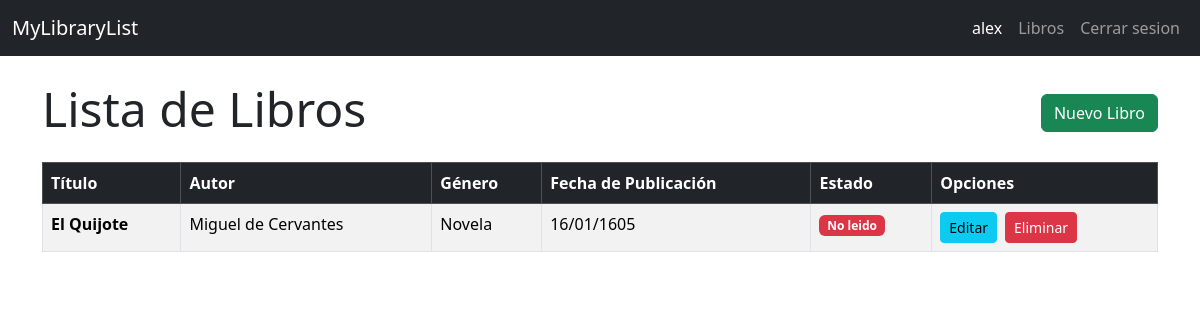
Page /library/list (signed in) on the earlier database version.
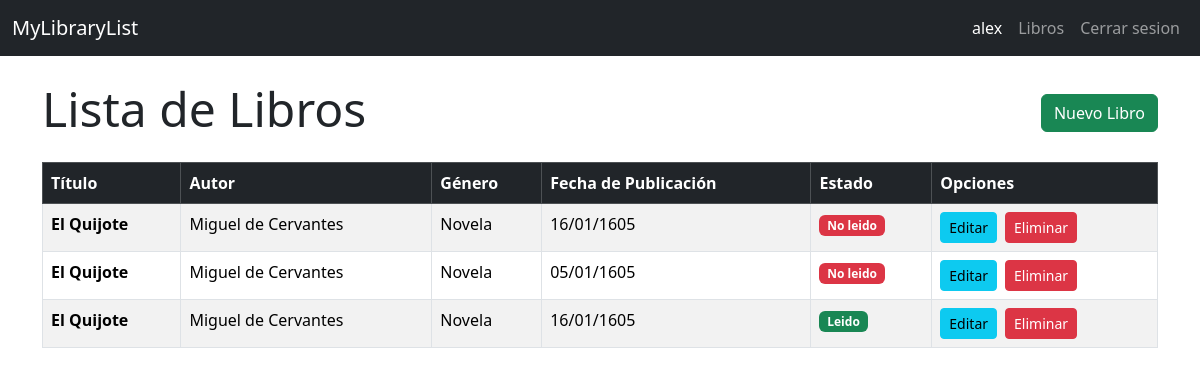
Same page on the later database version.
### app/models.py (models this page shows, shortened)
class User(db.Model):
    id = db.Column(db.Integer, primary_key=True)
    username = db.Column(db.String(20), unique=True, nullable=False)
    password = db.Column(db.Text, nullable=False)

class Libro(db.Model):
    id = db.Column(db.Integer, primary_key=True)
    created_by = db.Column(db.Integer, db.ForeignKey('user.id'), nullable=False)
    title = db.Column(db.String(100), nullable=False)
    author = db.Column(db.String(100), nullable=False)
    genre = db.Column(db.String(50), nullable=False)
    published_date = db.Column(db.Date, nullable=False)
    state = db.Column(db.Boolean, default = False)

### app/library.py (the view)
@bp.route('/list') #Rutas secundarias
@login_required
def index():
    libros = Libro.query.all()
    return render_template('/library/index.html', libros = libros)

### app/auth.py (called while the page is built)
@bp.before_app_request
def load_logged_in_user():
    user_id = session.get('user_id')
    if user_id is None:
        g.user = None
    else:
        g.user = User.query.get_or_404(user_id)

def login_required(view):
    @functools.wraps(view)
    def wrapped_view(**kwargs):
        if g.user is None:
            return redirect(url_for('auth.login'))
        return view(**kwargs)
    return wrapped_view

### app/templates/library/index.html (shortened to what this page needs)
{% extends 'base.html' %}
{% block content %}
<section class="container my-4">
  <nav class="d-flex justify-content-between align-items-center mb-3">
    <h1 class="display-5">Lista de Libros</h1>
    <a href="{{ url_for('library.create') }}" class="btn btn-success">
       Nuevo Libro
    </a>
  </nav>
  <div class="table-responsive">
    <table class="table table-striped table-bordered">
      <thead class="table-dark">
        <tr>
          <th>Título</th>
          <th>Autor</th>
          <th>Género</th>
          <th>Fecha de Publicación</th>
          <th>Estado</th>
          <th>Opciones</th>
        </tr>
      </thead>
      <tbody>
        {% for libro in libros %}
        {% if g.user.id == libro.created_by %}
        <tr>
          <td><strong>{{ libro.title }}</strong></td>
          <td>{{ libro.author }}</td>
          <td>{{ libro.genre }}</td>
          <td>{{ libro.published_date.strftime('%d/%m/%Y') }}</td>
          <td>
            {% if libro.state %}
            <span class="badge bg-success">Leido</span>
            {% else %}
            <span class="badge bg-danger">No leido</span>
            {% endif %}
          </td>
          <td>
            <div class="d-flex gap-2">
              <a href="{{url_for('library.update', id = libro.id)}}" class="btn btn-info btn-sm">
                 Editar
              </a>
              <form action="{{url_for('library.delete', id = libro.id)}}" method="POST" style="display: inline;">
                <button type="submit" class="btn btn-danger btn-sm">
                   Eliminar
                </button>
              </form>
            </div>
          </td>
        </tr>
        {% endif %}
        {% else %}
        <tr>
          <td colspan="6" class="text-center">No hay libros disponibles.</td>
        </tr>
        {% endfor %}
      </tbody>
    </table>
  </div>
</section>
{% endblock content %}

### app/templates/base.html (shortened to what this page needs)
<!DOCTYPE html>
<html lang="en">
  <head>
    <link
      href="https://cdn.jsdelivr.net/npm/bootstrap@5.3.3/dist/css/bootstrap.min.css"
      rel="stylesheet"
    />
  </head>
  <body>
    <nav class="navbar navbar-expand-sm navbar-dark bg-dark" data-bs-theme="dark">
        <div class="container-fluid">
          <a class="navbar-brand" href="{{ url_for('index') }}">MyLibraryList</a>
          <div class="collapse navbar-collapse justify-content-end" id="navbarSupportedContent">
            <ul class="navbar-nav ms-auto mb-2 mb-lg-0">
              {% if g.user %}
              <li class="nav-item">
                <span class="nav-link active"> {{ g.user.username }}</span>
              </li>
              <li class="nav-item">
                <a class="nav-link" href="{{ url_for('library.index') }}">Libros</a>
              </li>
              <li class="nav-item">
                <a class="nav-link" href="{{ url_for('auth.logout') }}">Cerrar sesion</a>
              </li>
              {% else %}
              <li class="nav-item">
                <a class="nav-link" aria-current="page" href="{{ url_for('auth.register') }}">Registrarse</a>
              </li>
              <li class="nav-item">
                <a class="nav-link" href="{{ url_for('auth.login') }}">Iniciar Sesion</a>
              {% endif %}
            </ul>
          </div>
        </div>
      </nav>
    {% block content %} {% endblock %}
  </body>
</html>

Differences in the rows shown:
added Libro: title "El Quijote", author "Miguel de Cervantes", genre "Novela", published_date "05/01/1605", state "No leido"
added Libro: title "El Quijote", author "Miguel de Cervantes", genre "Novela", published_date "16/01/1605", state "Leido"
